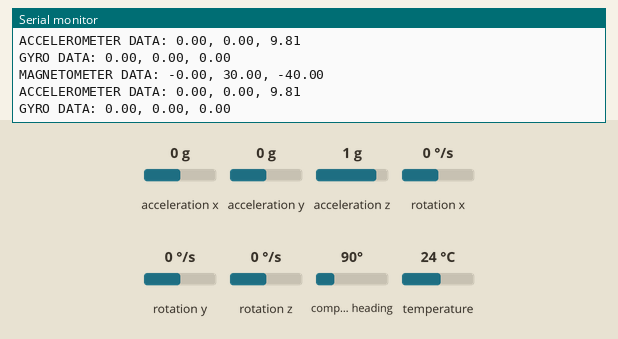
This sketch was run on a simulated Arduino Uno, built with avr-gcc and run on an emulated ATmega328P. Shown: the last lines printed to the serial monitor. The test bench sets the inputs (shaded band); at power-on: acceleration x 0 g, acceleration y 0 g, acceleration z 1 g, rotation x 0 °/s, rotation y 0 °/s, rotation z 0 °/s, compass heading 90°, temperature 24 °C.

Above: at 1.3 s.
1.4 s: acceleration x set to -1.4 g
At 1.4 s:
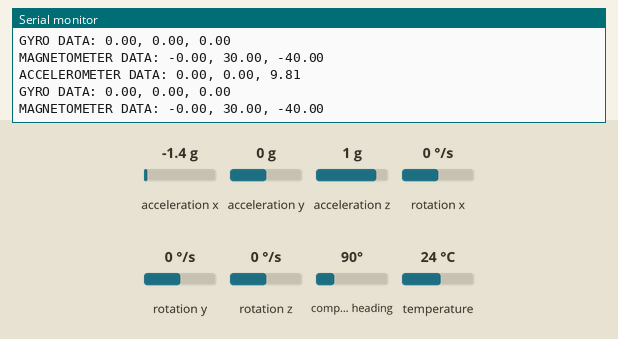
2.9 s: acceleration y set to -1.4 g
At 4.2 s:
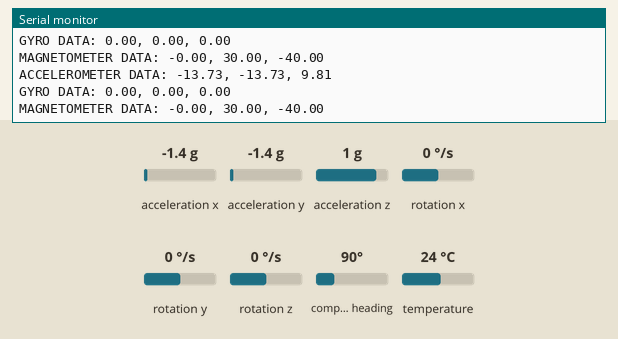
4.4 s: acceleration z set to -1.4 g
At 6.3 s:
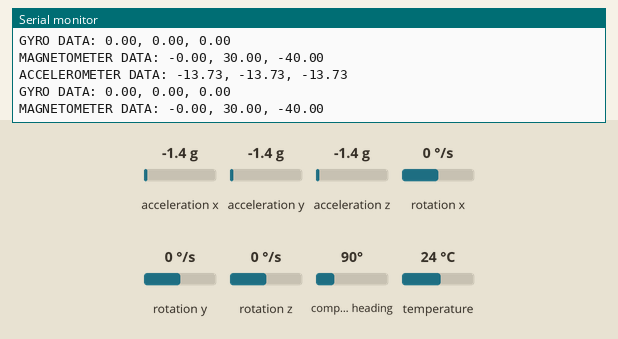
8.5 s: rotation x set to -192 °/s
At 9.5 s:
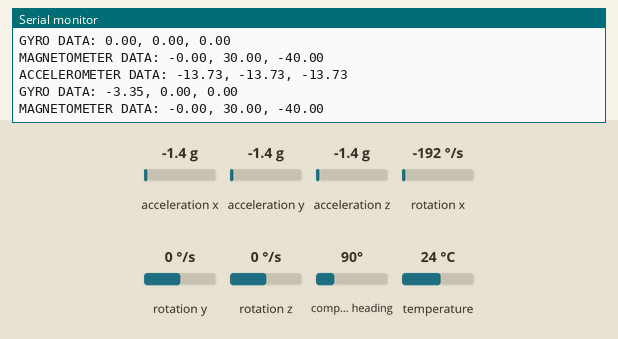
10.0 s: rotation y set to -192 °/s
At 11.3 s:
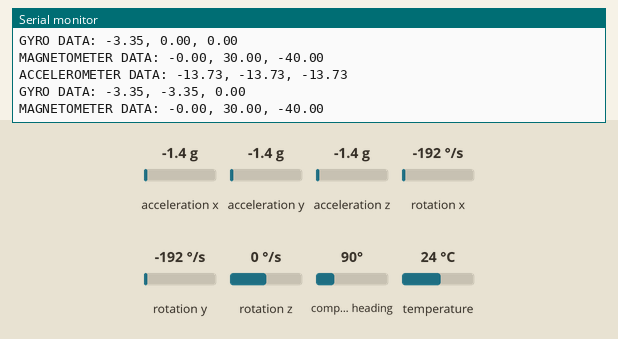

Measured:
- after the input at 2.9 s, the serial monitor: prints a new line after 0.44 s (image 2)
- after the input at 4.4 s, the serial monitor: prints a new line after 1.0 s (image 3)
- after the input at 8.5 s, the serial monitor: prints a new line after 0.13 s (image 4)
- after the input at 10.0 s, the serial monitor: prints a new line after 0.74 s (image 5)

The sketch:

IMU_Test.ino
```cpp
/*
* CSLAUV ROBOSUB
* contributors: Carlos Galdamez
*/

#include <Adafruit_Sensor.h>
#include <Adafruit_LSM9DS0.h>

Adafruit_LSM9DS0 imu = Adafruit_LSM9DS0();

/*
 * The values that the sensors are being configured are the smallest possible values.
 * When the values are higher the sensors can measure larger movements but it less precise.
 */
void configureSensors(){
  imu.setupAccel(imu.LSM9DS0_ACCELRANGE_2G);
  Serial.print("Accelerometer Configured Successfully\n");
  imu.setupMag(imu.LSM9DS0_MAGGAIN_2GAUSS);
  Serial.print("Magnetometer Configured Successfully\n");
  imu.setupGyro(imu.LSM9DS0_GYROSCALE_245DPS);
  // imu.setupGyro(imu.LSM9DS0_GYROSCALE_500DPS);
  // imu.setupGyro(imu.LSM9DS0_GYROSCALE_2000DPS);
  Serial.print("Gyro Configured Successfully\n");
}


void setup(){
  Serial.begin(9600);
  Serial.print("----- SETTING UP -----\n");

  /* Initialize the sensor */
  if(!imu.begin())
  {
    /* There was a problem detecting the LSM9DS0 ... check your connections */
    Serial.print("No LSM9DS0 detected ... Check your wiring or I2C ADDR!\n");
    while(1);   // Blocking loop
  }

  Serial.print("----- CONFIGURING SENSORS -----\n");
  configureSensors();
  Serial.print("-------------------------------\n");
}

void loop(){
  sensors_event_t accel, mag, gyro, temp;
  imu.getEvent(&accel, &mag, &gyro, &temp);
  Serial.print("ACCELEROMETER DATA: ");
  Serial.print(accel.acceleration.x); Serial.print(", ");
  Serial.print(accel.acceleration.y); Serial.print(", ");
  Serial.print(accel.acceleration.z); Serial.print("\n\n");
  Serial.print("GYRO DATA: ");
  Serial.print(gyro.gyro.x); Serial.print(", ");
  Serial.print(gyro.gyro.y); Serial.print(", ");
  Serial.print(gyro.gyro.z); Serial.print("\n\n");
  Serial.print("MAGNETOMETER DATA: ");
  Serial.print(mag.magnetic.x); Serial.print(", ");
  Serial.print(mag.magnetic.y); Serial.print(", ");
  Serial.print(mag.magnetic.z); Serial.print("\n");

  delay(1000);  // Will provide new data every second
}
```
